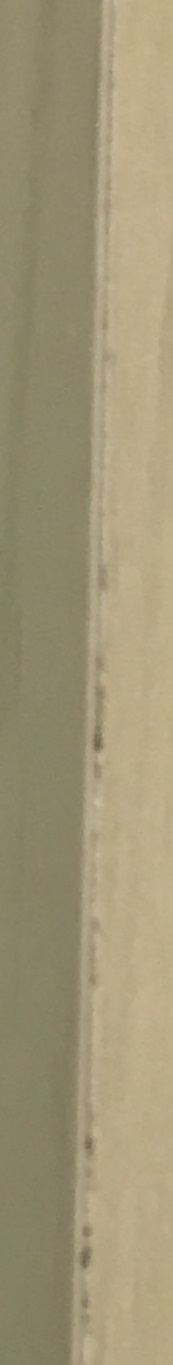
#> input picture img_in/1.jpg, 173 x 1365 px, given in place of edges_1.jpg, which was not available
$ python lineDetect.py   (older library calls are emulated)
#> lines starting #> are read from the running program, lines starting #| are printed output that depends on the picture; after the words box and inside, x2 and y2 are one past the last pixel; in counts of white or black regions, pixels touching at a corner belong together; pictures that were not available may be replaced by others from this repository, and a replacement may not be noted
# -*- coding: utf-8 -*-

# ライブラリ
import cv2
import numpy as np
import os
import glob
import trim

# ウィンドウ削除
# [80 lines left out: functions windowControl, houghLinesOut, straightBilateral, writeList, main, not called in this run]


# 単体テスト用
if __name__ == "__main__":
    basePath = "../assets/"

    inPath = "img_in/" # テスト用ファイル名に変更するだけ（それ以外は変えない）

    fileAmount = len(glob.glob(basePath + inPath + '*'))
    for imgNo in range(1, fileAmount):
        src = basePath + inPath +"edges_" + str(imgNo) + ".jpg"
        img = cv2.imread(src)
#> img is the input picture: shape (1365, 173, 3); mean B, G, R 118.4, 149.7, 160.2
        gray = cv2.cvtColor(img, cv2.COLOR_RGB2GRAY)
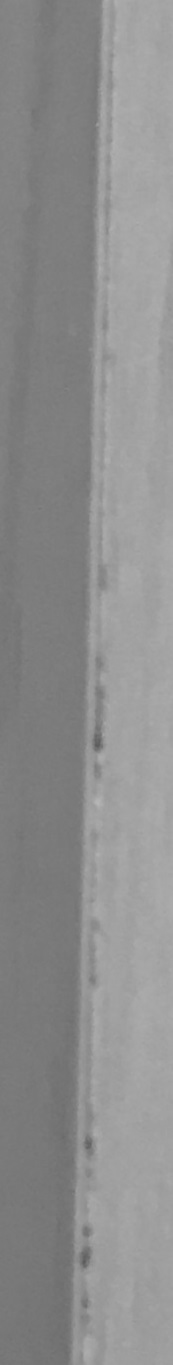
#> gray: shape (1365, 173); min 90, max 182, mean 141.6
        bi = straightBilateral(gray, 2)
        edges = cv2.Canny(bi, 50, 100)
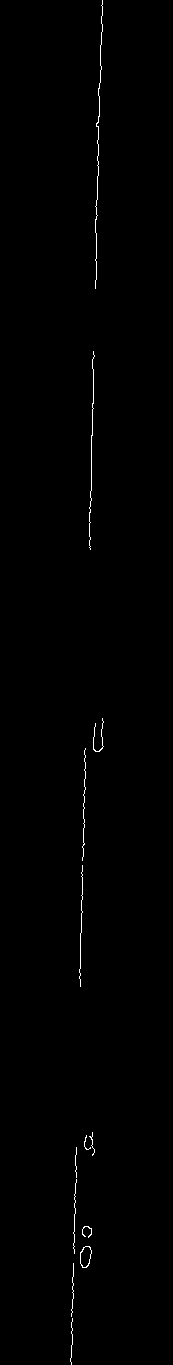
#> edges: shape (1365, 173); 0.49% white in thin lines or dots, all inside (x1, y1, x2, y2) = (70, 0, 104, 1365)
        try:
            houghLinesOut(img, edges)
#> in houghLinesOut, `lines = cv2.HoughLines(edges, 1, np.pi / 180,60)`: lines = [[100, 0.0175], [97, 0.0175], [95, 0.0175], [113, 0.0349], [117, 0.0349], [103, 0.0349], [107, 0.0349], [91, 0]]
#> the loop in houghLinesOut, `for lines in lines[0:5]:` made 5 passes
#> after the loop in houghLinesOut, `for lines in lines[0:5]:`:
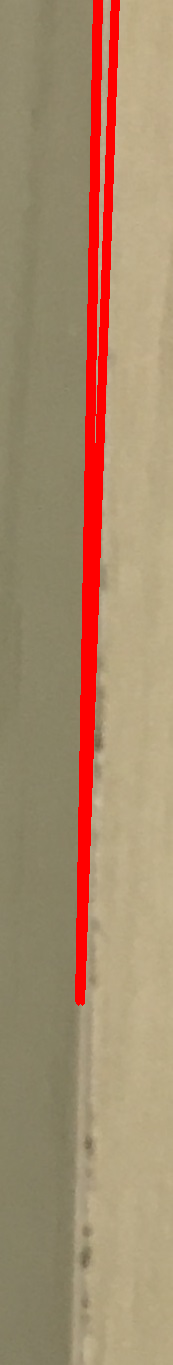
#> img: shape (1365, 173, 3); 7.07% of pixels changed, all inside (x1, y1, x2, y2) = (75, 0, 120, 1006)
        except TypeError:
            notMsg = "検出できませんでした"
            print(notMsg)
        os.makedirs(basePath + inPath + "result", exist_ok=True)
        cv2.imwrite(basePath + inPath + "result/edges_" + str(imgNo) + ".jpg", img)
#> pass 2 of the loop `for imgNo in range(1, fileAmount):`:
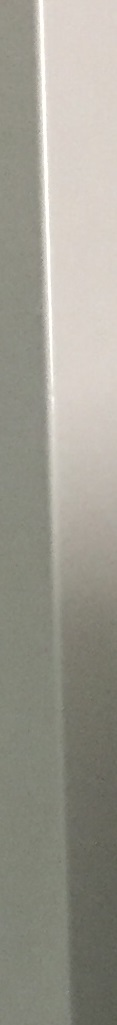
#> input picture img_in/10.jpg, 117 x 1025 px, given in place of edges_2.jpg, which was not available
#> img is the input picture: shape (1025, 117, 3); mean B, G, R 145, 155.5, 157.7
#> gray: shape (1025, 117)
#> `edges = cv2.Canny(bi, 50, 100)`:
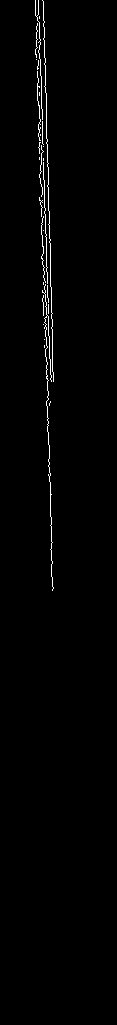
#> edges: shape (1025, 117); 1.2% white in thin lines or dots, all inside (x1, y1, x2, y2) = (35, 0, 54, 591)
#> in houghLinesOut (call 2), `lines = cv2.HoughLines(edges, 1, np.pi / 180,60)`: lines = 22 rows, first 8: [-37, 3.11], [-33, 3.11], [-41, 3.12], [46, 0], [-44, 3.12], [-38, 3.12], [48, 0], [50, 0]
#> the loop in houghLinesOut (call 2), `for lines in lines[0:5]:` made 5 passes
#> after the loop in houghLinesOut (call 2), `for lines in lines[0:5]:`:
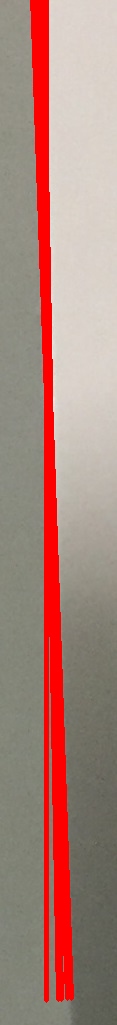
#> img: shape (1025, 117, 3); 13.02% of pixels changed, all inside (x1, y1, x2, y2) = (30, 0, 74, 1003)
